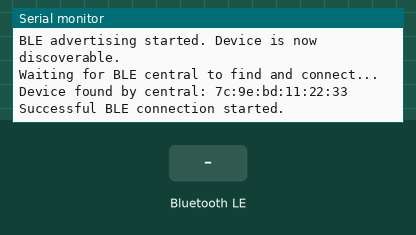
Bench run of a program on a simulated Arduino Nano ESP32. Parts: the last lines printed to the serial monitor. Inputs (shaded band) come from the test bench. Nothing arrives over Bluetooth unless stated; a phone connects over Bluetooth LE 3 s after start.

Above: at 3.8 s.
3.9 s: Bluetooth LE write "1" received
At 4.9 s:
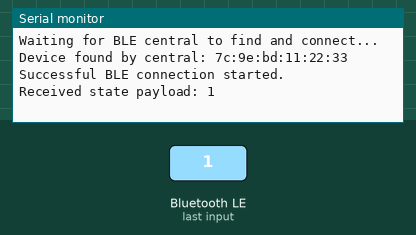
5.4 s: Bluetooth LE write "0" received
At 6.0 s:
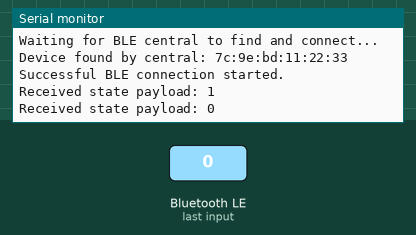
6.9 s: Bluetooth LE write "2" received
At 8.3 s:
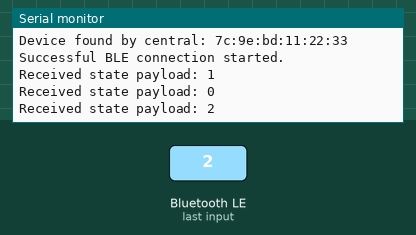

The program:

main.cpp
```cpp
#include <Arduino.h>
#include <ArduinoBLE.h>

namespace {
constexpr char device_name[] = "NanoESP32-Lights";
constexpr unsigned long status_interval_ms = 2000;

BLEService light_service("a3f8e58e-fdfe-4af9-95a0-d523dac030c5");
BLEStringCharacteristic state_characteristic(
    "0de4cb4f-9d0f-4e4d-a6dd-49fbd2dc6b4a", BLERead | BLEWrite, 256);

unsigned long last_status_log_ms = 0;
bool printed_discoverable_msg = false;
}

void setup() {
  Serial.begin(115200);
  while (!Serial && millis() < 4000) {
    delay(10);
  }

  if (!BLE.begin()) {
    Serial.println("BLE init failed. Restart required.");
    while (true) {
      delay(1000);
    }
  }

  BLE.setLocalName(device_name);
  BLE.setDeviceName(device_name);
  BLE.setAdvertisedService(light_service);

  light_service.addCharacteristic(state_characteristic);
  BLE.addService(light_service);
  state_characteristic.writeValue("{}");

  BLE.advertise();
  Serial.println("BLE advertising started. Device is now discoverable.");
  printed_discoverable_msg = true;
}

void loop() {
  BLEDevice central = BLE.central();

  if (central) {
    Serial.print("Device found by central: ");
    Serial.println(central.address());
    Serial.println("Successful BLE connection started.");

    while (central.connected()) {
      if (state_characteristic.written()) {
        Serial.print("Received state payload: ");
        Serial.println(state_characteristic.value());
      }
      delay(10);
    }

    Serial.print("Central disconnected: ");
    Serial.println(central.address());

    BLE.advertise();
    Serial.println("Returned to advertising mode (discoverable again).");
    printed_discoverable_msg = true;
  }

  if (!printed_discoverable_msg) {
    Serial.println("Advertising enabled. Waiting to be found...");
    printed_discoverable_msg = true;
  }

  if (millis() - last_status_log_ms >= status_interval_ms) {
    last_status_log_ms = millis();
    if (!BLE.connected()) {
      Serial.println("Waiting for BLE central to find and connect...");
    }
  }
}
```

Measured:
- after the input at 3.9 s, the serial monitor: prints a new line at once (image 1)
- after the input at 5.4 s, the serial monitor: prints a new line at once (image 2)
- after the input at 6.9 s, the serial monitor: prints a new line at once (image 3)
